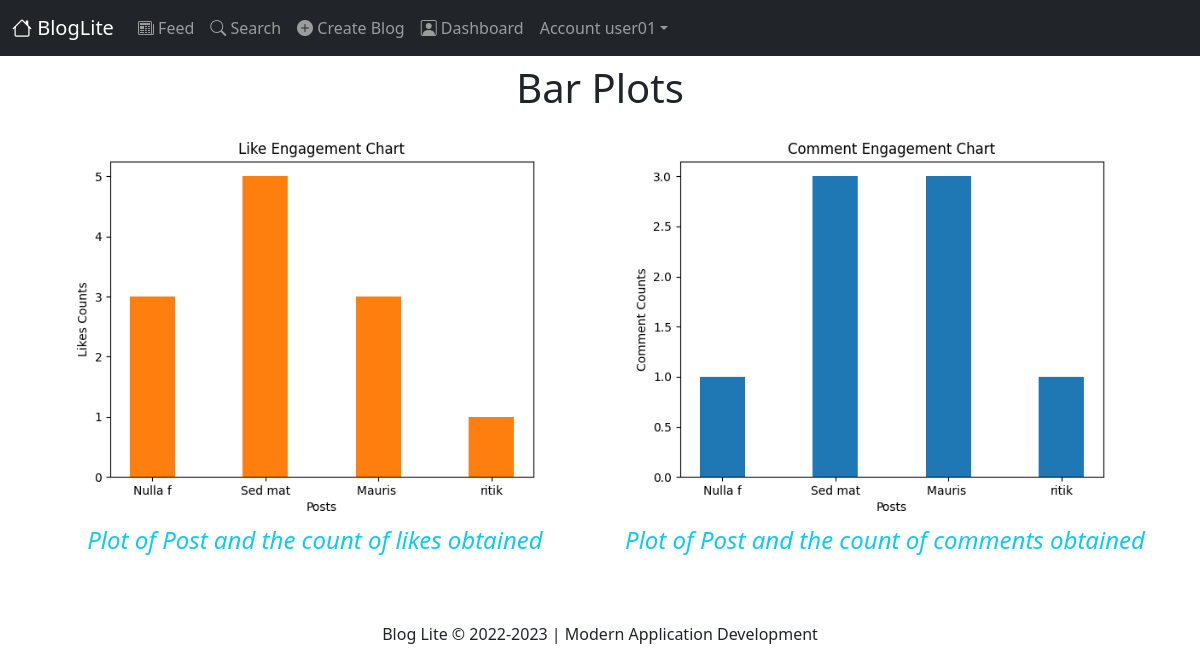
Page /users/insights (signed in) on the committed database.
### application/models.py (models this page shows, shortened)
class User(UserMixin,db.Model):
    __tablename__ = 'users'
    user_id = db.Column(db.Integer, autoincrement=True, primary_key=True)
    username = db.Column(db.String(20), unique=True,nullable=False)
    bio=db.Column(db.Text)
    hashed_password = db.Column(db.String(255),nullable=False)
    follower_count=db.Column(db.Integer,default=0,nullable=False)
    following_count=db.Column(db.Integer,default=0,nullable=False)
    followed = db.relationship('Follow',foreign_keys=[Follow.follower_id],backref=db.backref('follower', lazy='joined'),lazy='dynamic', cascade='all, delete-orphan')
    followers = db.relationship('Follow',foreign_keys=[Follow.followed_id],backref=db.backref('followed', lazy='joined'),lazy='dynamic', cascade='all, delete-orphan')
    post_count=db.Column(db.Integer,default=0,nullable=False)
    account_created=db.Column(db.DateTime,default=datetime.datetime.now)
    profile_image=db.Column(db.String,default='default_profile.jpg')
    posts=db.relationship("Posts",backref="author")
    likes=db.relationship('Likes',backref='user')
    comments=db.relationship('Comments',backref='users')
    @property
    def password(self):
        return AttributeError('Password is not readable')

### application/users/views.py (the view)
@users.route("/insights", methods=["GET"])
def insights():
    data=generate_csv(only_data=True)
    values=data["rows"]
    posts_title,archived,created,like_counts,comment_counts=[],[],[],[],[]
    for tit,desc,ct,et,arc,lc,cc in values:
        posts_title.append(tit[:7])
        created.append(ct)
        archived.append(arc)
        like_counts.append(lc)
        comment_counts.append(cc)
    barplot(posts_title,like_counts,comment_counts)
    return render_template('insights.html')

### app.py (called while the page is built)
@app.before_request
def before_request():
    g.user=current_user

### application/models.py (called while the page is built)
@login_manager.user_loader
def load_user(user_id):
    return User.query.get(int(user_id))

### application/users/views.py (called while the page is built, shortened)
def generate_csv(only_data=False):
    import csv
    fields = ['Post Title', 'Post Description','Created','Last Edited','Archived', 'Likes Count', 'Comments Count']
    rows = [[post.title,post.description,post.created_timestamp.strftime("%Y-%m-%d %H:%M:%S"),post.last_edited_timestamp.strftime("%Y-%m-%d %H:%M:%S"),post.hidden,post.likes_count,len(post.comments)] for post in current_user.posts]
    data={'fields':fields,'rows':rows}
    if only_data:
        return data

def barplot(post_title,likes_count,comments_count):
    try:
        os.remove(f'application/static/engagement_data/{current_user.username}_likes_bar.png')
    except:
        pass
    try:
        os.remove(f'application/static/engagement_data/{current_user.username}_comments_bar.png')
    except:
        pass
    plt.bar(post_title,likes_count,width = 0.4)
    plt.xlabel("Posts")
    plt.ylabel("Likes Counts")
    plt.title("Like Engagement Chart")
    plt.savefig(f'application/static/engagement_data/{current_user.username}_likes_bar.png')
    plt.clf()
    plt.bar(post_title,comments_count,width = 0.4)
    plt.xlabel("Posts")
    plt.ylabel("Comment Counts")
    plt.title("Comment Engagement Chart")
    plt.savefig(f'application/static/engagement_data/{current_user.username}_comments_bar.png')

### application/templates/insights.html (shortened to what this page needs)
{% extends 'base.html' %}
{% block content %}
<div class="container mt-2">
    <div class="row text-center">
        <div class="col-12 display-6">Bar Plots</div>
    </div>
    <div class="row text-center">
        <div class="col-6">
            <img src="../static/engagement_data/{{current_user.username}}_likes_bar.png" class="img-fluid" alt="...">
            <p class="fst-italic fs-4 text-info">Plot of Post and the count of likes obtained</p>
        </div>
        <div class="col-6">
            <img src="../static/engagement_data/{{current_user.username}}_comments_bar.png" class="img-fluid" alt="...">
            <p class="fst-italic fs-4 text-info">Plot of Post and the count of comments obtained</p>
        </div>
    </div>
</div>
{% endblock content %}

### application/templates/base.html (shortened to what this page needs)
<!DOCTYPE html>
<html lang="en">
<head>
    <link rel="stylesheet" href="{{ url_for('static', filename='customStyles.css') }}">
    <link rel="stylesheet" type="text/css" href="{{ url_for('static', filename='bootstrap/css/bootstrap.min.css') }}" />
    <link rel="stylesheet" type="text/css" href="{{ url_for('static', filename='bootstrap/css/bootstrap-icons.css') }}" />
    <link rel="stylesheet" href="https://cdn.jsdelivr.net/npm/bootstrap@5.0.2/dist/css/bootstrap.min.css" />
    <link rel="stylesheet" href="https://cdn.jsdelivr.net/npm/bootstrap-icons@1.5.0/font/bootstrap-icons.css" />
</head>
<body {% block body_class %}{% endblock %}>
    <div class="navbar navbar-expand-lg navbar-dark bg-dark" role="navigation">
        <div class="container-fluid">
            <a class="navbar-brand" href="/">{% block brand %}<i class="bi bi-house"></i> BlogLite{% endblock %}</a>
            <div class="collapse navbar-collapse" id="navbarNav">
                <ul class="navbar-nav me-auto mb-2 mb-lg-0">
                    {% if current_user.is_authenticated %}
                    <li class="nav-item"><a class="nav-link" href="{{url_for('users.user_feed')}}"><i
                                class="bi bi-newspaper"></i> Feed</a></li>
                    <li class="nav-item"><a class="nav-link" href="{{url_for('users.users_listing')}}"><i
                                class="bi bi-search"></i> Search</a></li>
                    <li class="nav-item"><a class="nav-link" href="{{url_for('posts.create')}}"><i
                                class="bi bi-plus-circle-fill"></i> Create Blog</a></li>
                    <a href="{{url_for('users.dashboard')}}" class="nav-link"><i class="bi bi-person-square"></i>
                        Dashboard</a>
                    <li class="dropdown">
                        <a href="#" class="dropdown-toggle nav-link" data-bs-toggle="dropdown"> Account
                            {{current_user.username}}<b class="caret"></b></a>
                    </li>
                    {% else %}
                    <li class="nav-item"><a class="nav-link" href="{{url_for('users.login')}}"><i
                                class="bi bi-box-arrow-in-right"></i> Login</a></li>
                    <li class="nav-item"><a class="nav-link" href="{{url_for('users.signup')}}"><i
                                class="bi bi-person-fill-add"></i> Signup</a></li>
                    {% endif %}
                </ul>
            </div>
        </div>
    </div>
    <div class="container mb-5">
        <div class="row">
            {% block content %}
            {% endblock %}
        </div>
    </div>
    <div class="container mb-3 text-center">
        <footer>Blog Lite &copy; 2022-2023 | Modern Application Development</footer>
    </div>
</body>
</html>

### application/static/customStyles.css (style rules this page uses)
* { text-decoration: none; }

### rows in the picture
User: username "user01", username (picture)
